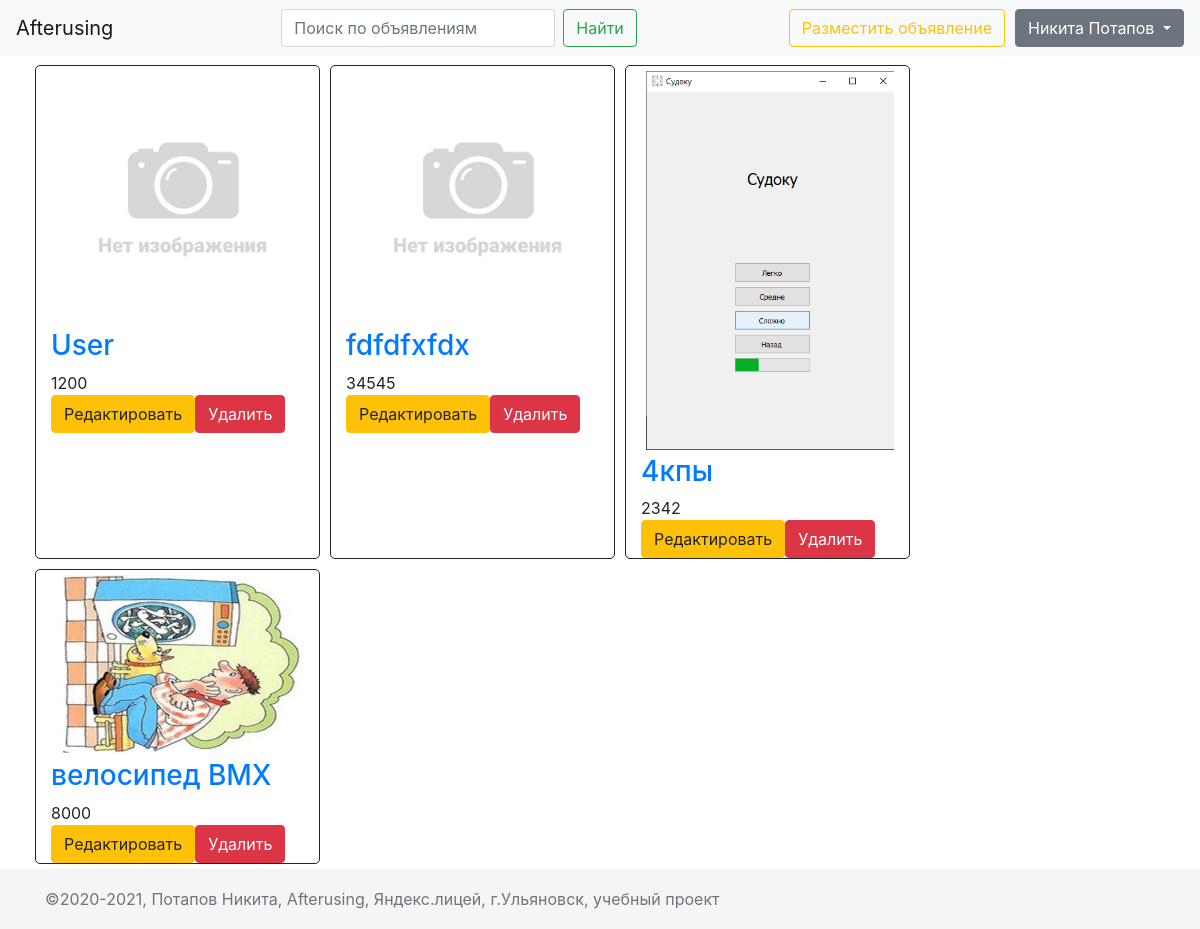
Screenshot of /my_products (signed in) with the database file from the repository.
### data/users.py (models this page shows, shortened)
class User(SqlAlchemyBase, UserMixin, SerializerMixin):
    __tablename__ = 'users'
    id = sqlalchemy.Column(sqlalchemy.Integer,
                           primary_key=True, autoincrement=True)
    name = sqlalchemy.Column(sqlalchemy.String, nullable=True)
    email = sqlalchemy.Column(sqlalchemy.String,
                              index=True, unique=True, nullable=True)
    hashed_password = sqlalchemy.Column(sqlalchemy.String, nullable=True)
    modified_date = sqlalchemy.Column(sqlalchemy.DateTime)
    products = orm.relation("Product", back_populates='user')

### data/products.py (models this page shows, shortened)
class Product(SqlAlchemyBase, SerializerMixin):
    __tablename__ = 'products'
    id = sqlalchemy.Column(sqlalchemy.Integer,
                           primary_key=True, autoincrement=True, index=True)
    user_id = sqlalchemy.Column(sqlalchemy.Integer, sqlalchemy.ForeignKey('users.id'))
    user = orm.relation('User')
    path_to_img = sqlalchemy.Column(sqlalchemy.String, nullable=True)
    cost = sqlalchemy.Column(sqlalchemy.Integer, nullable=True)
    title = sqlalchemy.Column(sqlalchemy.String, nullable=True, index=True)
    content = sqlalchemy.Column(sqlalchemy.String, nullable=True)
    contact_number = sqlalchemy.Column(sqlalchemy.String, nullable=True)
    created_date = sqlalchemy.Column(sqlalchemy.DateTime)

### main.py (the view)
@app.route('/my_products', methods=['GET', 'POST'])
def my_products():
    db_sess = db_session.create_session()
    products = db_sess.query(Product).filter(Product.user_id == current_user.id).all()
    params = {'title': 'Мои объявления'}
    if products:
        params['products'] = products
        return render_template('my_products.html', **params)
    else:
        return render_template('user_have_not_products.html', **params)

### data/db_session.py (called while the page is built)
def create_session() -> Session:
    global __factory
    return __factory()

### main.py (called while the page is built)
@login_manager.user_loader
def load_user(user_id):
    db_sess = db_session.create_session()
    return db_sess.query(User).get(user_id)

### templates/my_products.html
{% extends "base.html" %}
{% block content %}
<div class="block_content">
    <div class="tab-single">
        <div class="row">
            {% for product in products %}
            <div class="product-container col-xl-3 col-lg-4 col-md-4 col-sm-4 col-12">
                <div class="single-product">
                    <div class="product-img d-flex justify-content-center">
                        <a href="/product_details/{{ product.id }}">
                            <img class="default-img" src="{{ product.path_to_img }}" alt="фотография">
                        </a>
                    </div>
                    <div class="product-content">
                        <h3><a href="/product_details/{{ product.id }}">{{ product.title }}</a></h3>
                        <div class="product-price">
                            <span>{{ product.cost }}</span>
                        </div>
                    </div>
                  {% if product.user_id == current_user.id %}
                    <div class="product-actions">
                      <div class="d-flex">
                        <a class="btn btn-warning" href="/edit_product/{{product.id}}">Редактировать</a>
                        <a class="btn btn-danger" href="/delete_product/{{product.id}}">Удалить</a>
                      </div>
                    </div>
                  {% endif %}
                </div>
            </div>
            {% endfor %}
        </div>
    </div>
</div>
{% endblock %}

### templates/base.html (shortened to what this page needs)
<!doctype html>
<html lang="en">
<head>
    {% include 'head.html' %}
</head>
<body>
    <header>
        {% include 'header.html' %}
    </header>
    <main role="main" class="container">
        {% block content %}
        {% endblock %}
    </main>
    <footer class="footer">
        {% include 'footer.html' %}
    </footer>
</body>
</html>

### templates/head.html (shortened to what this page needs)
{% block head %}
<link rel="stylesheet"
      href="https://cdnjs.cloudflare.com/ajax/libs/twitter-bootstrap/4.6.0/css/bootstrap.min.css"
>
<link rel="stylesheet" type="text/css" href="static/css/style.css">
{% endblock %}

### templates/header.html (shortened to what this page needs)
{% block header %}
<nav class="navbar navbar-expand-md navbar-light fixed-top bg-light">
    <div class="collapse navbar-collapse d-flex justify-content-between" id="navbarCollapse">
        <div class="nav-item">
            <a class="navbar-brand" href="/">Afterusing</a>
        </div>
        <div class="nav-item">
            <form class="form-inline mt-2 mt-md-0">
                <input class="form-control mr-sm-2" type="text" placeholder="Поиск по объявлениям"
                       aria-label="Search" name="q" value="{{ request.args.get('q', '') }}">
                <button class="btn btn-outline-success my-2 my-sm-0" type="submit">Найти</button>
            </form>
        </div>
        <div class="nav-item">
            <div class="d-flex">
                <a class="btn btn-outline-warning my-2 my-sm-0" style="margin-right: 10px;" href="/add_product">Разместить объявление</a>
                {% if current_user.is_authenticated %}
                <div class="dropdown">
                  <a class="btn btn-secondary dropdown-toggle" href="#" role="button" id="dropdownMenuLink" data-toggle="dropdown" aria-haspopup="true" aria-expanded="false">
                    {{ current_user.name }}
                  </a>
                </div>
                {% else %}
                <div class="d-flex">
                    <a class="btn btn-outline-info my-2 my-sm-0" href="/register">Зарегистрироваться</a>
                    <a class="btn btn-secondary my-2 my-sm-0" href="/login">Войти</a>
                </div>
                {% endif %}
            </div>
        </div>
    </div>
</nav>
{% endblock %}

### templates/footer.html
{% block footer %}
<div class="container">
    <span class="text-muted">©2020-2021, Потапов Никита, Afterusing, Яндекс.лицей, г.Ульяновск, учебный проект </span>
</div>
{% endblock %}

### static/css/style.css (style rules this page uses)
html { position: relative; min-height: 100%; }
body { margin-bottom: 60px; }
.footer { position: absolute; bottom: 0; width: 100%; height: 60px; line-height: 60px; background-color: #f5f5f5; }
img { display: block; margin: 5px; max-width: 100%; height: auto; }
body > .container { padding: 60px 15px 0; }
.footer > .container { padding-right: 15px; padding-left: 15px; }
.product-container { margin: 5px; border: 1px solid; border-radius: 5px; }
.product-content { word-break: break-word; }
.product-img { overflow: hidden; }
.default-img { object-fit: cover; }

### rows the page displays
User: name "Никита Потапов"
Product: title "User", cost "1200"
Product: title "fdfdfxfdx", cost "34545"
Product: shows a picture, title "4кпы", cost "2342"
Product: shows a picture, title "велосипед BMX", cost "8000"
